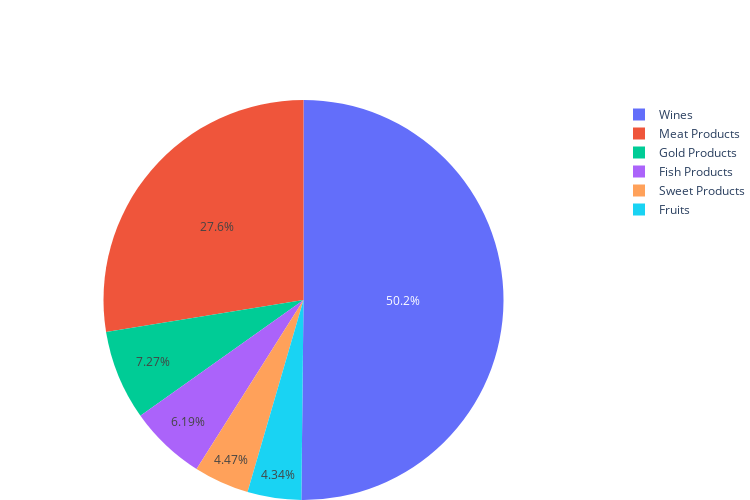

This figure's notebook cell:
### Code cell
labels = ['Wines', 'Fruits', 'Meat Products',
          'Fish Products', 'Sweet Products', 'Gold Products']
values = products_count

fig = go.Figure(data=[go.Pie(
    values=values,
    labels=labels,
    hovertemplate="%{label} <br>Value: %{value}<extra></extra>")])

fig.update_layout(
    width=750,
    height=500,
    autosize=False,
    margin=dict(t=100, b=0, l=0, r=0),
)

fig.show()

### Figure 1 — Plotly figure (JSON) as saved in the notebook; plotly's stock layout.template omitted (floating-point values rounded to 4 significant figures)
{"data": [{"hovertemplate": "%{label} <br>Value: %{value}<extra></extra>", "labels": ["Wines", "Fruits", "Meat Products", "Fish Products", "Sweet Products", "Gold Products"], "type": "pie", "values": [680816, 58917, 373968, 84057, 60621, 98609]}], "layout": {"autosize": false, "height": 500, "margin": {"b": 0, "l": 0, "r": 0, "t": 100}, "width": 750}}
